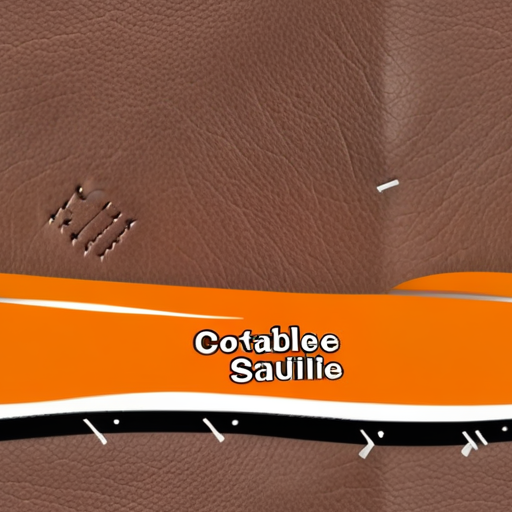
#> input picture godot/spike3d/materials/embervale-subtle.png, 512 x 512 px
$ python -i pour_materials.py   (imports and definitions only)
#> lines starting #> are read from the running program, lines starting #| are printed output that depends on the picture
#!/usr/bin/env python3
"""Pour SEAMLESS material textures — the 3D analogue of the art pour.

The existing bake generates `form x material` as pixels and composes rarity,
treatment and tint at draw time (docs/AssetBake.md). In 3D that split gets
better and cheaper: material stops multiplying the generation count, because a
material is a SHADER input rather than a separate picture. One mesh per form,
one tileable texture per material, and the cross product is free.

The gain is not only volume. A "mithril" greatsword composed this way is
actually metallic under the scene's light and from any angle, instead of a
sprite with a blue tint laid over it.

Requires sd-server started with --circular (circular padding on both axes).
That is a LAUNCH flag, not a request field, so materials want their own server
invocation — which is fine, this is a batch job:

    sd-server.exe -m CKPT --listen-port 8190 --diffusion-fa --vae-tiling --circular
    python scripts/pour_materials.py --out build/materials

The mesh side needs TRIPLANAR sampling, not UVs. A poured material pushed
through a model's own UV atlas comes out scrambled, because a game mesh's atlas
is laid out for its specific painted texture, not for tiling. Triplanar samples
by object position and ignores UVs, which is exactly what lets one poured
material drop onto any mesh. See spike3d/portrait_spike.gd. Scale is in OBJECT
units so it must be tuned per mesh size — 0.25 suited a 1.5-unit character;
2.2 tiled so tightly it read as pattern.
"""
import argparse
import base64
import glob
import io
import json
import os
import time
import urllib.request

from PIL import Image, ImageChops

SERVER = "http://127.0.0.1:8190/sdapi/v1/txt2img"

# Keyed to the worlds' own treatment vocabulary in world_compiler.gd
# (flame_touched, salt_eaten, storm_struck...), so poured materials speak the
# language the catalogue already uses rather than inventing a parallel one.
# PROMPT VOCABULARY, learned the hard way — twice.
#
# 1. Ask for MATERIAL, not motif. "blackened scorched leather with glowing ember
#    cracks" produced stained glass: a bold decorative pattern that reads as
#    heraldry when wrapped on a character, not as a surface. The words that fix
#    it are matte / low contrast / muted / desaturated / subtle fine grain.
#    A character's surface should whisper the world, not shout it.
# 2. Do NOT say "photographic material sample". It invites stock-photo
#    artefacts, and one pour came back with the words "Casablanca Saddle"
#    printed across it and another as a product shot of a rolled tube — despite
#    "text, watermark" sitting in the negative. Say "flat lay" and describe the
#    substance instead.
MATERIALS = {
    "embervale-subtle":
        "seamless tileable flat lay of worn dark leather with faint ash dusting and hairline "
        "cracks, matte, low contrast, muted desaturated colour, subtle fine grain, even lighting",
    "saltmarsh-subtle":
        "seamless tileable flat lay of weathered grey-green oxidised bronze with fine salt "
        "pitting, matte, low contrast, muted desaturated colour, subtle fine grain, even lighting",
    "neonspire-subtle":
        "seamless tileable flat lay of dark brushed gunmetal with faint thin cyan etched lines, "
        "matte, low contrast, muted desaturated colour, subtle fine grain, even lighting",
}

# ── Garment cloth, keyed by WORLD SKIN FAMILY ───────────────────────────────
# These dress the 3D figurine, and they exist only for the four families the
# CC0 outfit pack does not cover. Fantasy, pirate, horror and norse are absent
# ON PURPOSE: the pack's authored leather and homespun are already right for
# them, and pouring a material over a good texture only costs detail.
#
# Keyed by family rather than by world id so a FORGED world is covered too — it
# resolves to a family through WorldSkin.skin_for_id before it ever gets here.
#
# CLOTH HAS ITS OWN VOCABULARY, and the first pour proved why: 3 of 4 came back
# as something other than fabric. "flat lay" is enough for leather and bronze —
# they sit on tables in the training data. Cloth never does. It is draped over a
# body, sewn into a garment, or stretched across a wall, so a prompt that only
# names the substance gets the CONTEXT the model has always seen it in:
#
#   cyber    -> glossy satin drapery with a white artefact across it
#   space    -> a near-white architectural moulding, no fabric anywhere
#   steam    -> a tiled wall in brick coursing
#   everyday -> real denim, but in folds the size of a torso, with stitching
#
# The obvious fix is wrong. "extreme macro close-up" was tried and made it
# WORSE: macro is a photographic genre, and it brings shallow depth, dramatic
# light and drape with it — cyber came back as glowing satin ribbons. Keep the
# "flat lay" framing that already works for leather and bronze.
#
# What actually fixes it is the SUBSTANCE NOUN. Of eight attempts, the only ones
# that rendered as fabric at all said DENIM. It is the one cloth this checkpoint
# has seen photographed flat and lit evenly, so every family anchors on a denim
# or canvas twill and varies only the colour and the thread. A prompt naming
# "technical synthetic" or "ripstop nylon" gets sportswear or, twice, a wall.
#
# CFG was the other suspect and it is NOT the problem — measured, not assumed.
# The checkpoint is an XL *Turbo*, which normally wants cfg ~2, so dropping to 2
# looked like the fix for the over-dramatic look. It is not: at 2 this server's
# sampler loses prompt adherence entirely and returns greeble noise — a cyan
# thicket, a brown circuit board. Everything here is poured at the same 6.0 as
# the materials above.
#
# One more word, and it is the whole thing: "flat lay" must become FLATBED SCAN.
# For leather and bronze "flat lay" is harmless, but for cloth it names a real
# photographic genre — styled folded clothing — so every pour came back as a
# garment shot: big folds, seams, buttons, background showing through. A flatbed
# scan is a physical process that CANNOT have folds, dramatic light or depth,
# and the model knows what its output looks like.
#
# It brings the scanner BED with it, though, so the frame must be claimed too:
# "full frame, edge to edge, one continuous piece" — without it the scan is of
# cut swatches with white paper showing between them, which triplanar then
# pours onto a shirt as white gashes.
#
# Two colour traps, both measured: "pale" plus "evenly lit" blows out to a white
# line drawing, so every value here is mid or dark; and "waxed" is a gloss word
# that summons a chrome OBJECT, so canvas is described by its weave instead.
#
# Ask for the DARK value, not the one you want to see. Brightness is corrected
# at bake time by lift_value(), and asking the model for a light weave only
# makes it reach for a photograph — measured, over ten seeds each: with "mid"
# and "light" colour words every flat candidate still came back at value 27-46
# and every candidate above 100 scored 60-90 on folds.
CLOTH = {
    "cyber-cloth":
        "seamless tileable flatbed scan of dark charcoal denim twill weave with faint thin cyan "
        "warp threads, full frame edge to edge, one continuous piece, pressed perfectly flat, "
        "evenly lit, matte, low contrast, muted desaturated colour, subtle fine grain",
    "everyday-cloth":
        "seamless tileable flatbed scan of dark indigo cotton denim twill weave, full frame edge "
        "to edge, one continuous piece, pressed perfectly flat, evenly lit, matte, low contrast, "
        "muted desaturated colour, subtle fine grain",
    "space-cloth":
        "seamless tileable flatbed scan of mid slate grey cotton denim twill weave, full frame "
        "edge to edge, one continuous piece, pressed perfectly flat, evenly lit, matte, low "
        "contrast, muted desaturated colour, subtle fine grain",
    "steam-cloth":
        "seamless tileable flatbed scan of warm dark brown cotton denim twill weave, full frame "
        "edge to edge, one continuous piece, pressed perfectly flat, evenly lit, matte, low "
        "contrast, muted desaturated colour, subtle fine grain",
}
NEG = ("stained glass, mosaic, ornate, decorative pattern, heraldry, glowing, high contrast, "
       "dramatic lighting, product photo, label, packaging, object, item, seam, border, frame, "
       "vignette, text, watermark, logo, perspective, horizon")
# Everything the first cloth pour actually returned, named so it cannot return.
CLOTH_NEG = NEG + (", fold, folds, drape, draped, wrinkle, crease, pleat, satin, silk, velvet, "
                   "gloss, glossy, sheen, specular highlight, stitching, hem, garment, clothing, "
                   "shirt, wall, panel, tile, brick, plank, moulding, architecture, floor, "
                   "swatch, sample card, cut edge, pinked edge, white background, paper, "
                   "scanner bed, gap, blown out, overexposed")
# NOT in that list, though it was tried: a bare "white". It fixes the one pour
# that was blowing out and breaks the two that need a light value — cyber
# crushed to near-black and lost its cyan entirely. Negate the FAILURE
# ("overexposed"), never the colour.


# [13 lines left out: function gen, not called in this run]


## Above this the picture is a folded garment, not a weave. Calibrated on pours
## judged by eye: the four that read as flat cloth scored 2.3-6.9, the four that
## read as folded scored 24-38. Nothing has ever landed between.
FOLD_MAX = 12.0

## Where the cloth's mean luminance is LIFTED to after it is chosen, 0-255.
##
## Asking the model for a bright weave was tried first and is a dead end: it
## cannot satisfy both gates at once. Every flat candidate came back at value
## 27-46 and every candidate above 100 scored 60-90 on folds — because a flat
## evenly-lit denim scan IS dark (denim is dark), and the bright ones are all
## photographs with highlights, and a highlight means a fold. The generator is
## right; the demand was wrong.
##
## So exposure is corrected at BAKE time instead, which is where exposure has
## always belonged. The shader multiplies this cloth by the garment's own
## albedo, so an un-lifted dark scan lands on the figurine as soot.
VALUE_TARGET = 130.0
## Sanity only — reject a candidate that is degenerate black or blown white,
## which no amount of lifting can rescue.
VALUE_RANGE = (12, 230)


def mean_value(path: str) -> float:
    im = Image.open(path).convert("L")
    px = list(im.getdata())
    return sum(px) / len(px)


def lift_value(path: str, target: float = VALUE_TARGET) -> float:
    """Raise the image's mean luminance to `target` by GAMMA, not by multiply.

    A plain multiply was tried and is wrong: lifting the cyber scan from 15 to
    130 means multiplying by 7.9, which clips every value above 32 to white. The
    weave's subtle grain became blown blotches and the figurine came out in
    CAMOUFLAGE — light and dark patches the size of a thigh. Gamma cannot clip:
    it is monotonic on [0,1] and maps 1 to 1, so the ordering of every thread is
    preserved and only the distribution moves.

    Solved by bisection rather than algebra because the mean of a gamma curve
    over an arbitrary histogram has no closed form worth writing.

    Written back over the file, so the SHIPPED texture is the corrected one — a
    lift hidden in the shader would be a number nobody can see by opening the
    png.
    """
#> called with target = 130
    im = Image.open(path).convert("RGB")
#> im is the input picture: PIL image 512x512 RGB; mean R, G, B 146.2, 92.1, 59.4
    lo, hi = 0.05, 1.0
    for _ in range(24):
        g = (lo + hi) / 2.0
        test = im.point(lambda v, gg=g: int(255.0 * (v / 255.0) ** gg))
        if mean_value_of(test) < target:
            hi = g          # smaller gamma brightens
        else:
            lo = g
#> this loop made 24 passes
#> (g, lo) on passes 3, 4, 7, 10, 12, 15, 18, 19, 20, 21, 23, 24: (0.644, 0.644), (0.703, 0.703), (0.711, 0.711), (0.711, 0.711), (0.712, 0.712), (0.712, 0.712), (0.712, 0.712), (0.712, 0.712), (0.712, 0.712), (0.712, 0.712), (0.712, 0.712), (0.712, 0.712)
#> (g, hi) on passes 2, 5, 6, 8, 9, 11: (0.762, 0.762), (0.733, 0.733), (0.718, 0.718), (0.714, 0.714), (0.712, 0.712), (0.712, 0.712)
#> pass 1, in lift_value, `test = im.point(lambda v, gg=g: int(255.0 * (v / 255.0) ** gg))`:
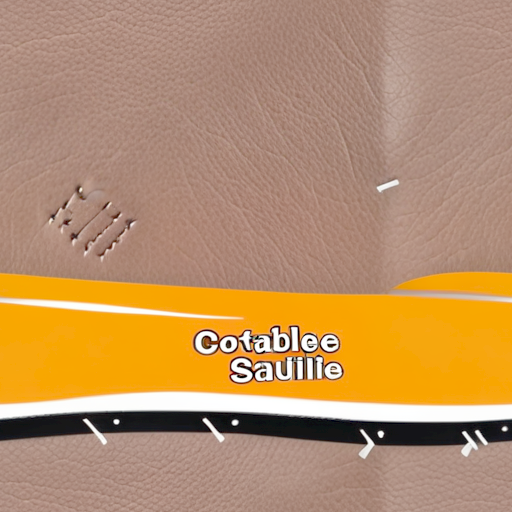
#> test: PIL image 512x512 RGB; mean R, G, B 184.4, 144.7, 103.6
#> pass 2, in lift_value, `test = im.point(lambda v, gg=g: int(255.0 * (v / 255.0) ** gg))`:
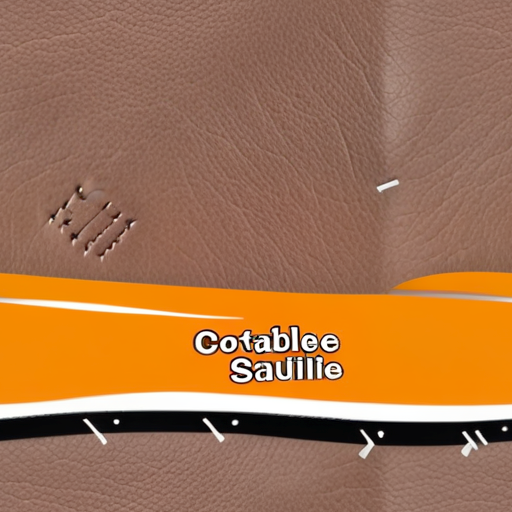
#> test: PIL image 512x512 RGB; mean R, G, B 163.2, 114.8, 77.5
    im.point(lambda v, gg=(lo + hi) / 2.0: int(255.0 * (v / 255.0) ** gg)).save(path)
    return mean_value(path)
#> in mean_value, `im = Image.open(path).convert("L")`:
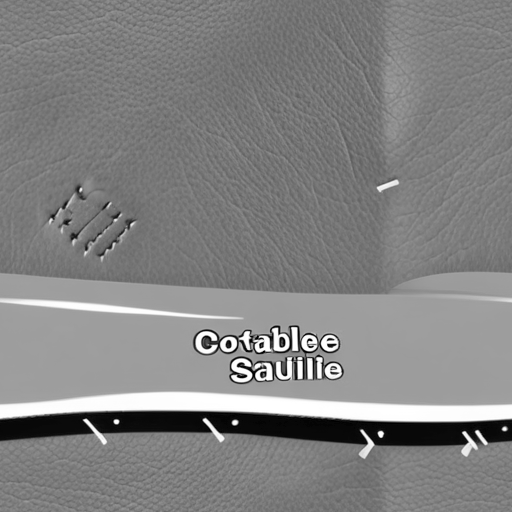
#> im: PIL image 512x512 L; min 0, max 255, mean 130
#> in mean_value, `px = list(im.getdata())`: px = 262144 items


def mean_value_of(im: "Image.Image") -> float:
    px = list(im.convert("L").getdata())
    return sum(px) / len(px)


# [124 lines left out: functions pour_flat, fold_score, seam_score, main, not called in this run]


# [2 lines not run here, left out]

>>> result = lift_value('../godot/spike3d/materials/embervale-subtle.png')
#> result = 130
